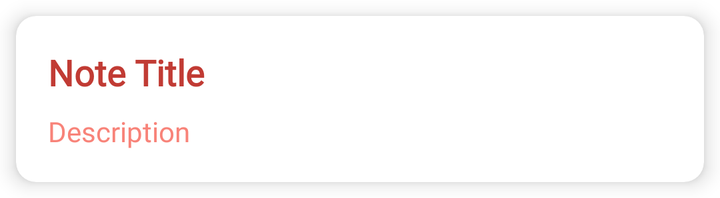
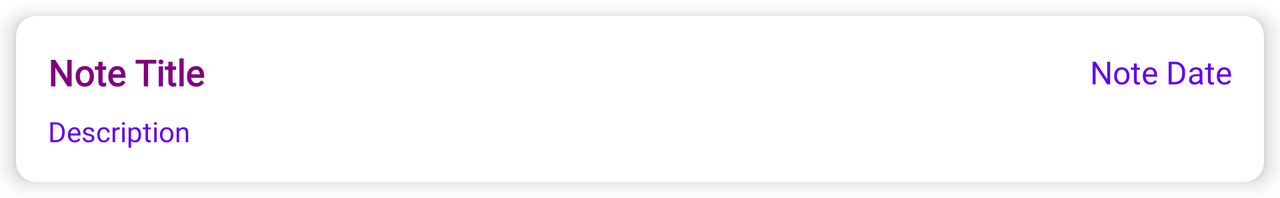

Compare how this app lays out the same screen by default and in its alternative resource folder. The renders come first, then the two layout files and the values they reference.
<!-- AndroidManifest.xml: application theme Theme.Notes -->
<!-- res/layout/note_layout.xml -->
<?xml version="1.0" encoding="utf-8"?>
<layout
    xmlns:android="http://schemas.android.com/apk/res/android"
    xmlns:app="http://schemas.android.com/apk/res-auto">

    <androidx.cardview.widget.CardView
        android:layout_width="match_parent"
        android:layout_height="wrap_content"
        android:layout_margin="8dp"
        app:cardElevation="6dp"
        app:cardCornerRadius="10dp">

        <LinearLayout
            android:layout_width="match_parent"
            android:layout_height="match_parent"
            android:orientation="vertical"
            android:padding="16dp">

            <TextView
                android:layout_width="match_parent"
                android:layout_height="0dp"
                android:id="@+id/noteTitle"
                android:layout_weight="200"
                android:textColor="@color/red"
                android:fontFamily="@font/poppins"
                android:text="Note Title"
                android:textStyle="bold"
                android:textSize="18sp"/>

            <TextView
                android:layout_width="match_parent"
                android:layout_height="wrap_content"
                android:id="@+id/noteDesc"
                android:layout_marginTop="8dp"
                android:maxHeight="170dp"
                android:text="Description"
                android:textSize="14sp"
                android:fontFamily="@font/poppins"
                android:textColor="@color/pink"/>

        </LinearLayout>
    </androidx.cardview.widget.CardView>
</layout>
<!-- resources referenced by this layout -->
<resources>
  <color name="pink">#F88379</color>
  <color name="red">#c13b34</color>
  <style name="Theme.Notes" parent="Theme.MaterialComponents.DayNight.DarkActionBar">
      
      <item name="colorPrimary">@color/purple_700</item>
      <item name="colorPrimaryVariant">@color/purple_700</item>
      <item name="colorOnPrimary">@color/white</item>
      
      <item name="colorSecondary">@color/pink</item>
      <item name="colorSecondaryVariant">@color/pink</item>
      <item name="colorOnSecondary">@color/black</item>
      
      <item name="android:statusBarColor">?attr/colorPrimaryVariant</item>
      </style>
  <color name="purple_700">#800080</color>
  <color name="white">#FFFFFFFF</color>
  <color name="black">#FF000000</color>
</resources>
<!-- res/layout-land/note_layout.xml (the repository's variant of the layout above) -->
<!-- drawn on the phone turned sideways -->
<?xml version="1.0" encoding="utf-8"?>
<layout
    xmlns:android="http://schemas.android.com/apk/res/android"
    xmlns:app="http://schemas.android.com/apk/res-auto">

    <androidx.cardview.widget.CardView
        android:layout_width="match_parent"
        android:layout_height="wrap_content"
        android:layout_margin="8dp"
        app:cardElevation="6dp"
        app:cardCornerRadius="10dp">

        <LinearLayout
            android:layout_width="match_parent"
            android:layout_height="match_parent"
            android:orientation="vertical"
            android:padding="16dp">

            <LinearLayout
                android:layout_width="match_parent"
                android:layout_height="wrap_content"
                android:orientation="horizontal"
                android:gravity="center_vertical">

                <TextView
                    android:layout_width="0dp"
                    android:layout_height="wrap_content"
                    android:id="@+id/noteTitle"
                    android:layout_weight="1"
                    android:textColor="@color/purple_700"
                    android:fontFamily="@font/poppins"
                    android:text="Note Title"
                    android:textStyle="bold"
                    android:textSize="18sp"/>

                <TextView
                    android:layout_width="wrap_content"
                    android:layout_height="wrap_content"
                    android:id="@+id/noteDate"
                    android:layout_marginStart="8dp"
                    android:text="Note Date"
                    android:textSize="16sp"
                    android:fontFamily="@font/poppins"
                    android:textColor="@color/purple_500"/>

            </LinearLayout>

            <TextView
                android:layout_width="match_parent"
                android:layout_height="wrap_content"
                android:id="@+id/noteDesc"
                android:layout_marginTop="8dp"
                android:maxHeight="170dp"
                android:text="Description"
                android:textSize="14sp"
                android:fontFamily="@font/poppins"
                android:textColor="@color/purple_500"/>

        </LinearLayout>
    </androidx.cardview.widget.CardView>
</layout>
<!-- resources referenced by the variant -->
<!-- as the phone turned sideways resolves them -->
<resources>
  <color name="purple_500">#FF6200EE</color>
  <color name="purple_700">#800080</color>
  <style name="Theme.Notes" parent="Theme.MaterialComponents.DayNight.DarkActionBar">
      
      <item name="colorPrimary">@color/purple_700</item>
      <item name="colorPrimaryVariant">@color/purple_700</item>
      <item name="colorOnPrimary">@color/white</item>
      
      <item name="colorSecondary">@color/pink</item>
      <item name="colorSecondaryVariant">@color/pink</item>
      <item name="colorOnSecondary">@color/black</item>
      
      <item name="android:statusBarColor">?attr/colorPrimaryVariant</item>
      </style>
  <color name="white">#FFFFFFFF</color>
  <color name="pink">#F88379</color>
  <color name="black">#FF000000</color>
</resources>
